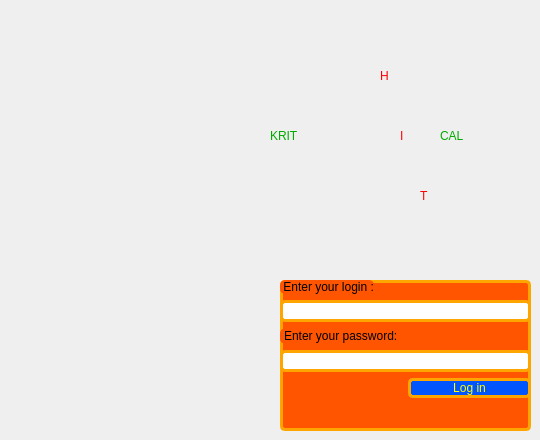
    <widget class="QWidget" name="Login_Page">
     <widget class="QWidget" name="formWidget" native="true">
      <property name="geometry">
       <rect>
        <x>280</x>
        <y>280</y>
        <width>251</width>
        <height>151</height>
       </rect>
      </property>
      <property name="styleSheet">
       <string notr="true">background-color: rgb(255, 85, 0);
border-color: rgb(200, 153, 31);
border: 3px solid orange;
border-radius: 5px;

</string>
      </property>
      <layout class="QFormLayout" name="formLayout">
       <item row="0" column="0">
        <widget class="QLabel" name="label">
         <property name="styleSheet">
          <string notr="true">color: rgb(0, 0, 0);
font: 900 9pt &quot;Segoe UI&quot;;
border: 0px solid rgb(255, 85, 0)
</string>
         </property>
         <property name="text">
          <string> Enter your login :</string>
         </property>
        </widget>
       </item>
       <item row="1" column="0" colspan="2">
        <widget class="QLineEdit" name="lineEdit">
         <property name="styleSheet">
          <string notr="true">background-color: rgb(255, 255, 255);</string>
         </property>
        </widget>
       </item>
       <item row="3" column="0" colspan="2">
        <widget class="QLineEdit" name="lineEdit_3">
         <property name="styleSheet">
          <string notr="true">background-color: rgb(255, 255, 255);</string>
         </property>
        </widget>
       </item>
       <item row="4" column="1">
        <widget class="QPushButton" name="pushButton">
         <property name="styleSheet">
          <string notr="true">background-color: rgb(0, 85, 255);
font: 900 9pt &quot;Segoe UI&quot;;
color: rgb(255, 255, 0);</string>
         </property>
         <property name="text">
          <string>Log in</string>
         </property>
        </widget>
       </item>
       <item row="2" column="0">
        <widget class="QLabel" name="label_2">
         <property name="styleSheet">
          <string notr="true">color: rgb(0, 0, 0);
font: 900 9pt &quot;Segoe UI&quot;;
border: 1px solid rgb(255, 85, 0)
</string>
         </property>
         <property name="text">
          <string>Enter your password:</string>
         </property>
        </widget>
       </item>
      </layout>
     </widget>
     <widget class="QLabel" name="I">
      <property name="geometry">
       <rect>
        <x>400</x>
        <y>110</y>
        <width>21</width>
        <height>51</height>
       </rect>
      </property>
      <property name="styleSheet">
       <string notr="true">color: rgb(255, 0, 0);
font: 900 36pt &quot;Segoe UI&quot;;</string>
      </property>
      <property name="text">
       <string>I</string>
      </property>
     </widget>
     <widget class="QLabel" name="H">
      <property name="geometry">
       <rect>
        <x>380</x>
        <y>50</y>
        <width>41</width>
        <height>51</height>
       </rect>
      </property>
      <property name="styleSheet">
       <string notr="true">color: rgb(255, 0, 0);
font: 900 36pt &quot;Segoe UI&quot;;</string>
      </property>
      <property name="text">
       <string>H</string>
      </property>
     </widget>
     <widget class="QLabel" name="T">
      <property name="geometry">
       <rect>
        <x>420</x>
        <y>170</y>
        <width>31</width>
        <height>51</height>
       </rect>
      </property>
      <property name="styleSheet">
       <string notr="true">color: rgb(255, 0, 0);
font: 900 36pt &quot;Segoe UI&quot;;</string>
      </property>
      <property name="text">
       <string>T</string>
      </property>
     </widget>
     <widget class="QLabel" name="CAL">
      <property name="geometry">
       <rect>
        <x>440</x>
        <y>110</y>
        <width>91</width>
        <height>51</height>
       </rect>
      </property>
      <property name="styleSheet">
       <string notr="true">color: rgb(0, 170, 0);
font: 900 36pt &quot;Segoe UI&quot;;</string>
      </property>
      <property name="text">
       <string>CAL</string>
      </property>
     </widget>
     <widget class="QLabel" name="KRIT">
      <property name="geometry">
       <rect>
        <x>270</x>
        <y>110</y>
        <width>121</width>
        <height>51</height>
       </rect>
      </property>
      <property name="styleSheet">
       <string notr="true">color: rgb(0, 170, 0);
font: 900 36pt &quot;Segoe UI&quot;;</string>
      </property>
      <property name="text">
       <string>KRIT</string>
      </property>
     </widget>
    </widget>
